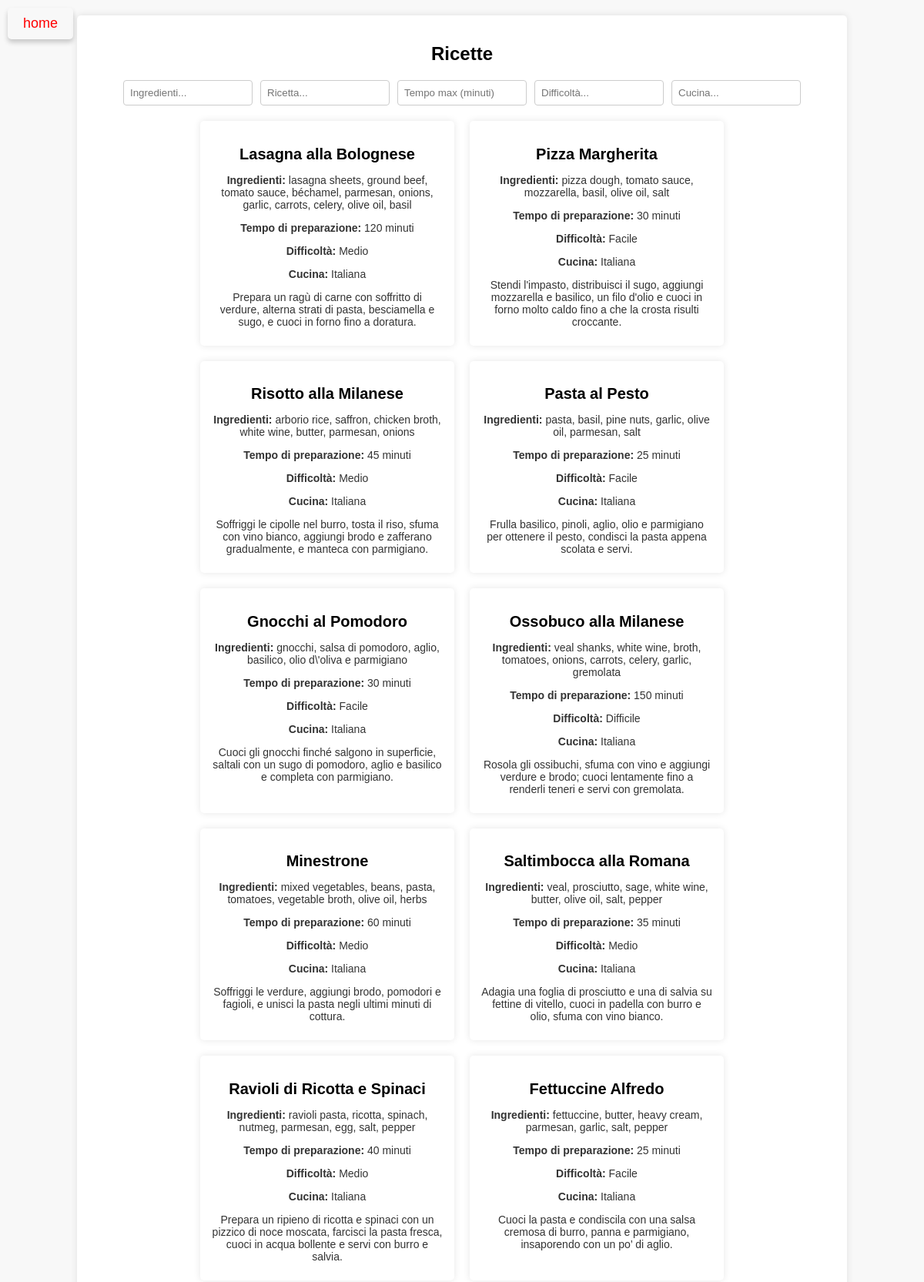
Page /app/ricettario/pagina_ricette.php (signed in, upper part) on the committed database.
### tables this page shows
CREATE TABLE `ricette` (
  `id` int NOT NULL,
  `titolo` varchar(255) NOT NULL,
  `ingredienti` text NOT NULL,
  `ricetta` text NOT NULL,
  `tempo_preparazione` int DEFAULT NULL,
  `difficolta` enum('Facile','Medio','Difficile') DEFAULT 'Facile',
  `cucina` varchar(50) DEFAULT 'Italiana'
);

### app/api/ricerca_ricette.php (the view, shortened to what this page needs)
<?php
include '../api/connect.php';
$sql = "SELECT titolo,ingredienti, ricetta, tempo_preparazione, difficolta, cucina FROM ricette WHERE 1=1";
$stmt = $conn->prepare($sql);
if ($stmt) {
    $stmt->execute();
    $result = $stmt->get_result();
    $ricette = $result->fetch_all(MYSQLI_ASSOC);
} else {
    $ricette = [];
}
echo '<div class="recipes">';
if (!empty($ricette)) {
    foreach ($ricette as $row) {
        echo '<div class="recipe">';
        echo '<h2>' . htmlspecialchars($row['titolo']) . '</h2>';
        echo '<p><strong>Ingredienti:</strong> ' . htmlspecialchars($row['ingredienti']) . '</p>';
        echo '<p><strong>Tempo di preparazione:</strong> ' . htmlspecialchars($row['tempo_preparazione']) . ' minuti</p>';
        echo '<p><strong>Difficoltà:</strong> ' . htmlspecialchars($row['difficolta']) . '</p>';
        echo '<p><strong>Cucina:</strong> ' . htmlspecialchars($row['cucina']) . '</p>';
        echo '<p>' . nl2br(htmlspecialchars($row['ricetta'])) . '</p>';
        echo '</div>';
    }
} else {
    echo "<p class='no-results'>Nessuna ricetta trovata.</p>";
}
echo '</div>';
?>

### app/css/ricette.css (style rules this page uses)
body { font-family: Arial, sans-serif; background-color: #f8f8f8; text-align: center; margin: 0; padding: 0; }
.recipes { display: flex; flex-wrap: wrap; justify-content: center; gap: 20px; }
.recipe { width: 300px; background: white; padding: 15px; border-radius: 5px; box-shadow: 0 0 10px rgba(0, 0, 0, 0.1); }
.recipe h2 { font-size: 20px; margin-bottom: 10px; }
.recipe p { font-size: 14px; color: #333; margin-bottom: 8px; }

### rows in the picture
ricette: titolo "Lasagna alla Bolognese", ingredienti "lasagna sheets, ground beef, tomato sauce, béchamel, parmesan, onions, garlic, carrots, celery, olive oil, basil", tempo_preparazione "120", difficolta "Medio", cucina "Italiana", ricetta "Prepara un ragù di carne con soffritto di verdure, alterna strati di pasta, besciamella e sugo, e cuoci in forno fino a doratura."
ricette: titolo "Pizza Margherita", ingredienti "pizza dough, tomato sauce, mozzarella, basil, olive oil, salt", tempo_preparazione "30", difficolta "Facile", cucina "Italiana", ricetta "Stendi l'impasto, distribuisci il sugo, aggiungi mozzarella e basilico, un filo d'olio e cuoci in forno molto caldo fino a che la crosta risulti croccante."
ricette: titolo "Risotto alla Milanese", ingredienti "arborio rice, saffron, chicken broth, white wine, butter, parmesan, onions", tempo_preparazione "45", difficolta "Medio", cucina "Italiana", ricetta "Soffriggi le cipolle nel burro, tosta il riso, sfuma con vino bianco, aggiungi brodo e zafferano gradualmente, e manteca con parmigiano."
ricette: titolo "Pasta al Pesto", ingredienti "pasta, basil, pine nuts, garlic, olive oil, parmesan, salt", tempo_preparazione "25", difficolta "Facile", cucina "Italiana", ricetta "Frulla basilico, pinoli, aglio, olio e parmigiano per ottenere il pesto, condisci la pasta appena scolata e servi."
ricette: titolo "Gnocchi al Pomodoro", ingredienti "gnocchi, salsa di pomodoro, aglio, basilico, olio d\\'oliva e parmigiano", tempo_preparazione "30", difficolta "Facile", cucina "Italiana", ricetta "Cuoci gli gnocchi finché salgono in superficie, saltali con un sugo di pomodoro, aglio e basilico e completa con parmigiano."
ricette: titolo "Ossobuco alla Milanese", ingredienti "veal shanks, white wine, broth, tomatoes, onions, carrots, celery, garlic, gremolata", tempo_preparazione "150", difficolta "Difficile", cucina "Italiana", ricetta "Rosola gli ossibuchi, sfuma con vino e aggiungi verdure e brodo; cuoci lentamente fino a renderli teneri e servi con gremolata."
ricette: titolo "Minestrone", ingredienti "mixed vegetables, beans, pasta, tomatoes, vegetable broth, olive oil, herbs", tempo_preparazione "60", difficolta "Medio", cucina "Italiana", ricetta "Soffriggi le verdure, aggiungi brodo, pomodori e fagioli, e unisci la pasta negli ultimi minuti di cottura."
ricette: titolo "Saltimbocca alla Romana", ingredienti "veal, prosciutto, sage, white wine, butter, olive oil, salt, pepper", tempo_preparazione "35", difficolta "Medio", cucina "Italiana", ricetta "Adagia una foglia di prosciutto e una di salvia su fettine di vitello, cuoci in padella con burro e olio, sfuma con vino bianco."
ricette: titolo "Ravioli di Ricotta e Spinaci", ingredienti "ravioli pasta, ricotta, spinach, nutmeg, parmesan, egg, salt, pepper", tempo_preparazione "40", difficolta "Medio", cucina "Italiana", ricetta "Prepara un ripieno di ricotta e spinaci con un pizzico di noce moscata, farcisci la pasta fresca, cuoci in acqua bollente e servi con burro e salvia."
ricette: titolo "Fettuccine Alfredo", ingredienti "fettuccine, butter, heavy cream, parmesan, garlic, salt, pepper", tempo_preparazione "25", difficolta "Facile", cucina "Italiana", ricetta "Cuoci la pasta e condiscila con una salsa cremosa di burro, panna e parmigiano, insaporendo con un po’ di aglio."
